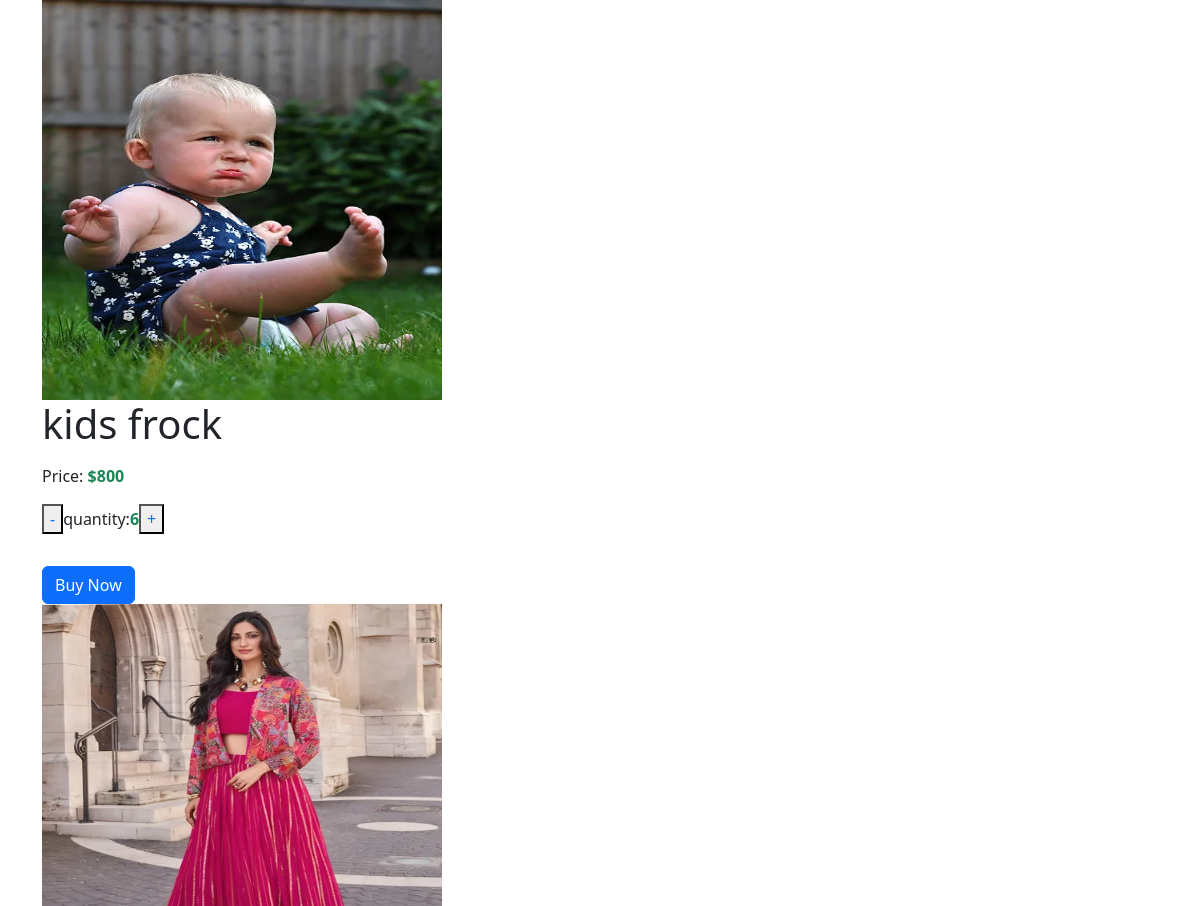
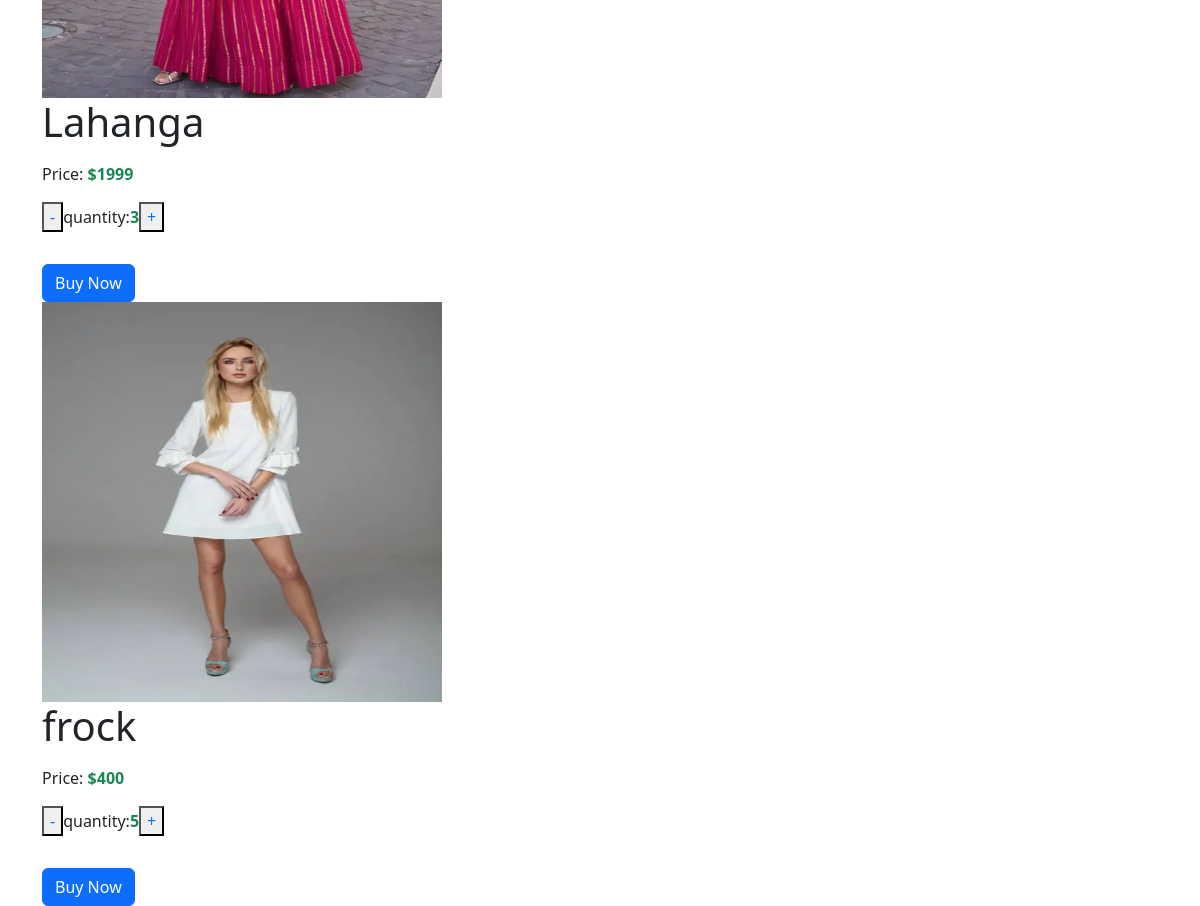
The app's page /view_cart (signed in) with its own data (2 pictures, top to bottom).
### app/models.py (models this page shows)
class Cart(models.Model):
    product=models.ForeignKey(Product,on_delete=models.CASCADE)
    user=models.ForeignKey(User,on_delete=models.CASCADE)
    qty=models.IntegerField()

class Product(models.Model):
    pid=models.TextField()
    name=models.TextField()
    dis=models.TextField()
    price=models.IntegerField()
    offer_price=models.IntegerField()
    stock=models.IntegerField()
    img=models.FileField()

### app/views.py (the view)
# urls.py: path('view_cart',views.view_cart),
def view_cart(req):
    user=User.objects.get(username=req.session['user'])
    data=Cart.objects.filter(user=user)
    return render(req,'user/cart.html',{'cart':data})

### templates/user/cart.html (shortened to what this page needs)
<!DOCTYPE html>
<html lang="en">
<head>
    <link href="https://cdn.jsdelivr.net/npm/bootstrap@5.3.3/dist/css/bootstrap.min.css" rel="stylesheet">
</head>
<body>
   <div class="container">
    <div class="row">
        {% for i in cart %}
        <div class="col-lg-12">
            <img src="{{i.product.img.url}}" style="width: 400px; height: 400px;" alt="">
            <div class="col-lg-7">
                <h1 class="mb-3">{{ i.product.name }}</h1>
                <p>Price: <span class="text-success fw-bold">${{i.product.offer_price}}</span></p>
                <p><button><a href="qty_dec/{{i.pk}}" style="text-decoration: none;">-</a></button>quantity:<span class="text-success fw-bold">{{i.qty}}</span><button><a href="qty_in/{{i.pk}}" style="text-decoration: none;">+</a></button></p>
                <a href="cart_pro_buy/{{i.pk}}"><button class="btn btn-primary mt-3">Buy Now</button></a>
            </div>
        </div>
        {% endfor %}
    </div>
   </div>
</body>
</html>

### records on screen
Cart: product.img (picture), product.name "kids frock", product.offer_price "800", qty "6"
Cart: product.img (picture), product.name "Lahanga", product.offer_price "1999", qty "3"
Cart: product.img (picture), product.name "frock", product.offer_price "400", qty "5"
